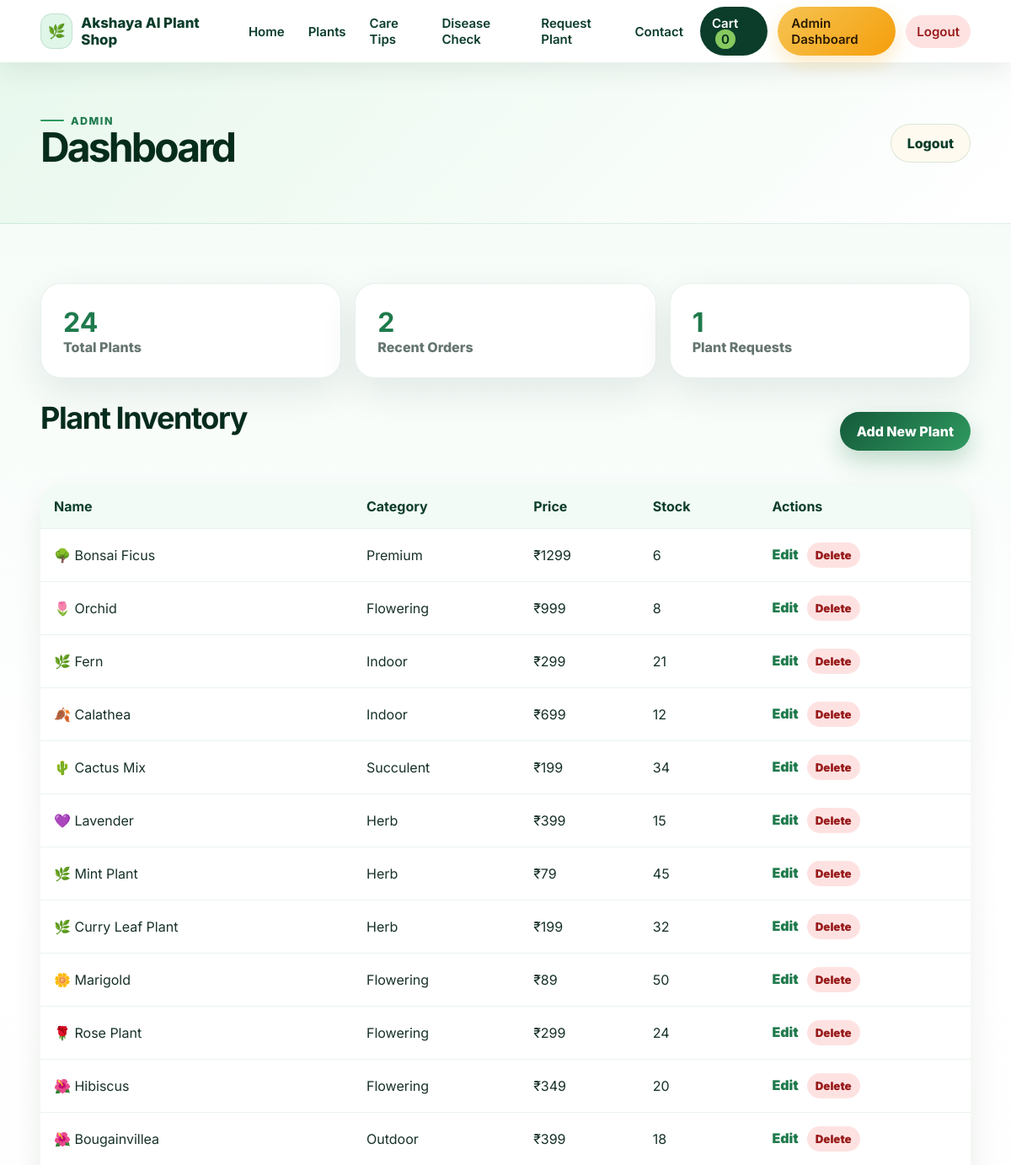
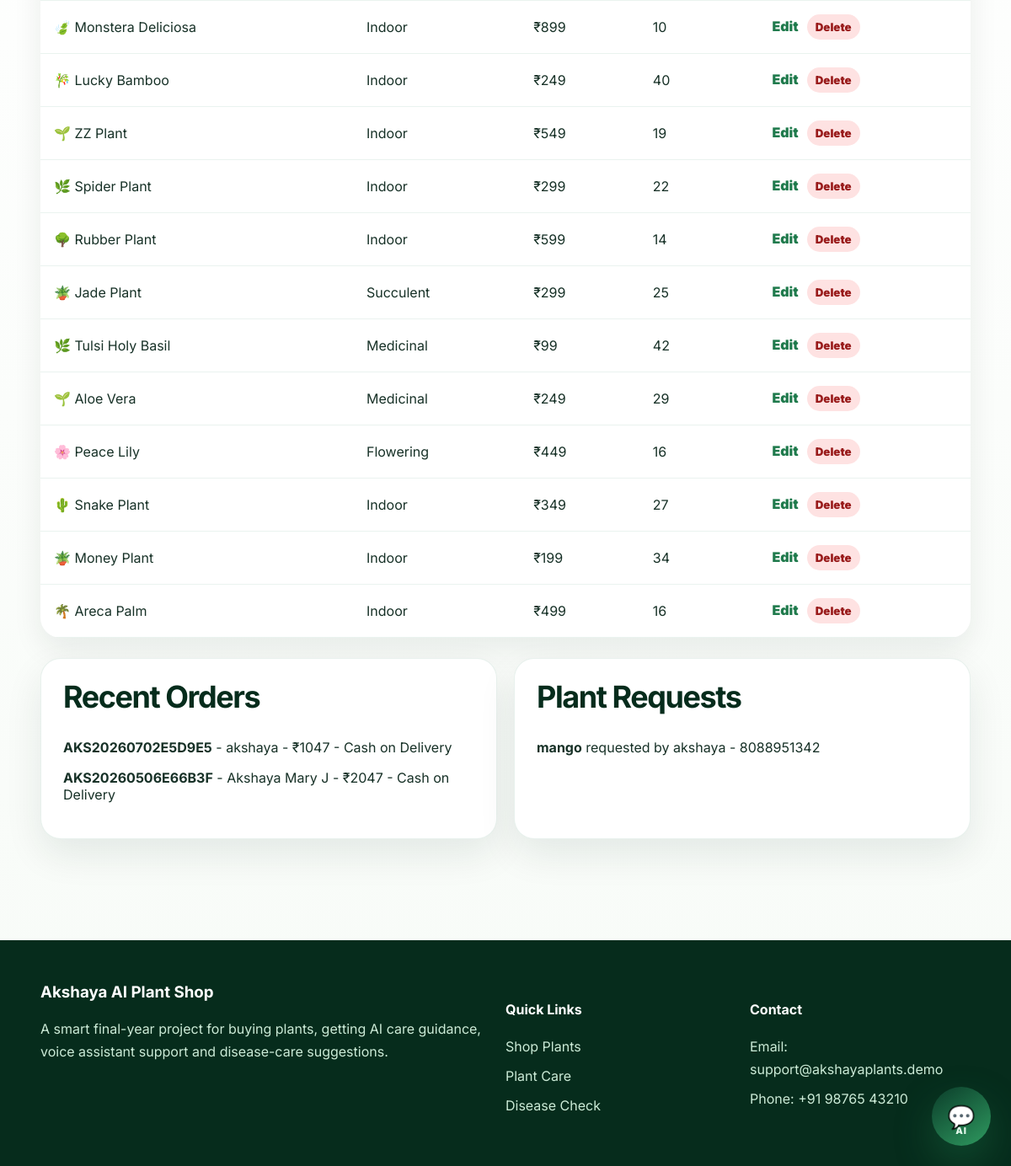
/admin (signed in), run on the app's committed database (2 pictures, top to bottom).
### app.py (models this page shows)
class Plant(db.Model):
    id = db.Column(db.Integer, primary_key=True)
    name = db.Column(db.String(120), nullable=False)
    category = db.Column(db.String(80), nullable=False)
    price = db.Column(db.Integer, nullable=False)
    stock = db.Column(db.Integer, nullable=False, default=10)
    sunlight = db.Column(db.String(160), nullable=False)
    water = db.Column(db.String(160), nullable=False)
    soil = db.Column(db.String(160), nullable=False)
    fertilizer = db.Column(db.String(160), nullable=False)
    benefits = db.Column(db.String(400), nullable=False)
    description = db.Column(db.String(700), nullable=False)
    difficulty = db.Column(db.String(40), default="Easy")
    size = db.Column(db.String(60), default="Medium")
    image_emoji = db.Column(db.String(20), default="🌿")
    created_at = db.Column(db.DateTime, default=datetime.utcnow)

class Order(db.Model):
    id = db.Column(db.Integer, primary_key=True)
    order_no = db.Column(db.String(50), unique=True, nullable=False)
    customer_name = db.Column(db.String(120), nullable=False)
    email = db.Column(db.String(120), nullable=False)
    phone = db.Column(db.String(30), nullable=False)
    address = db.Column(db.String(500), nullable=False)
    city = db.Column(db.String(80), nullable=False)
    pincode = db.Column(db.String(20), nullable=False)
    items_json = db.Column(db.Text, nullable=False)
    subtotal = db.Column(db.Integer, nullable=False)
    delivery_fee = db.Column(db.Integer, nullable=False, default=0)
    total = db.Column(db.Integer, nullable=False)
    payment_method = db.Column(db.String(50), nullable=False)
    payment_status = db.Column(db.String(50), default="Pending")
    razorpay_order_id = db.Column(db.String(120))
    razorpay_payment_id = db.Column(db.String(120))
    created_at = db.Column(db.DateTime, default=datetime.utcnow)

class PlantRequest(db.Model):
    id = db.Column(db.Integer, primary_key=True)
    name = db.Column(db.String(120), nullable=False)
    phone = db.Column(db.String(30), nullable=False)
    plant_name = db.Column(db.String(120), nullable=False)
    message = db.Column(db.String(600))
    created_at = db.Column(db.DateTime, default=datetime.utcnow)

### app.py (the view)
@app.route("/admin")
@admin_required
def admin():
    plants = Plant.query.order_by(Plant.id.desc()).all()
    orders = Order.query.order_by(Order.created_at.desc()).limit(10).all()
    requests = PlantRequest.query.order_by(PlantRequest.created_at.desc()).limit(10).all()
    return render_template("admin.html", plants=plants, orders=orders, requests=requests)

### app.py (called while the page is built)
def admin_required(view):
    @wraps(view)
    def wrapped(*args, **kwargs):
        if not session.get("admin_logged_in"):
            flash("Please login to access admin dashboard.", "warning")
            return redirect(url_for("admin_login"))
        return view(*args, **kwargs)
    return wrapped

### templates/admin.html (shortened to what this page needs)
{% extends "base.html" %}
{% block content %}
<section class="page-hero small"><div class="container row-between"><div><span class="eyebrow">Admin</span><h1>Dashboard</h1></div><a class="btn secondary" href="{{ url_for('admin_logout') }}">Logout</a></div></section>
<section class="container section">
    <div class="admin-cards">
        <div class="card-panel"><strong>{{ plants|length }}</strong><span>Total Plants</span></div>
        <div class="card-panel"><strong>{{ orders|length }}</strong><span>Recent Orders</span></div>
        <div class="card-panel"><strong>{{ requests|length }}</strong><span>Plant Requests</span></div>
    </div>
    <div class="row-between section-title"><h2>Plant Inventory</h2><a class="btn primary" href="{{ url_for('admin_plant_new') }}">Add New Plant</a></div>
    <div class="table-wrap">
        <table>
            <thead><tr><th>Name</th><th>Category</th><th>Price</th><th>Stock</th><th>Actions</th></tr></thead>
            <tbody>
                {% for p in plants %}
                <tr><td>{{ p.image_emoji }} {{ p.name }}</td><td>{{ p.category }}</td><td>₹{{ p.price }}</td><td>{{ p.stock }}</td><td><a href="{{ url_for('admin_plant_edit', id=p.id) }}">Edit</a><form method="post" action="{{ url_for('admin_plant_delete', id=p.id) }}" class="inline" onsubmit="return confirm('Delete this plant?')"><button>Delete</button></form></td></tr>
                {% endfor %}
            </tbody>
        </table>
    </div>
    <div class="dashboard-grid">
        <div class="card-panel">
            <h2>Recent Orders</h2>
            {% for o in orders %}<p><strong>{{ o.order_no }}</strong> - {{ o.customer_name }} - ₹{{ o.total }} - {{ o.payment_status }}</p>{% else %}<p>No orders yet.</p>{% endfor %}
        </div>
        <div class="card-panel">
            <h2>Plant Requests</h2>
            {% for r in requests %}<p><strong>{{ r.plant_name }}</strong> requested by {{ r.name }} - {{ r.phone }}</p>{% else %}<p>No plant requests yet.</p>{% endfor %}
        </div>
    </div>
</section>
{% endblock %}

### static/css/style.css (style rules this page uses)
:root { --green-950:#062c1c; --green-900:#0b3d2a; --green-800:#145a3a; --green-700:#1f7a4c; --green-600:#2f9a60; --green-100:#e7f7ed; --green-50:#f2fbf5; --leaf:#87c95f; --mint:#dff6e8; --cream:#fffaf0; --text:#173127; --muted:#65756f; --white:#ffffff; --danger:#b42318; --shadow:0 24px 60px rgba(6,44,28,.12); --radius:24px; }
* { box-sizing:border-box }
html { scroll-behavior:smooth }
body { margin:0; font-family:Inter,Arial,sans-serif; background:linear-gradient(180deg,var(--green-50),#fff 35%,#f7fbf7); color:var(--text); }
a { text-decoration:none;color:inherit }
button,input,textarea,select { font-family:inherit }
.container { width:min(1180px,92%);margin:0 auto }
.eyebrow { display:inline-flex;align-items:center;gap:8px;text-transform:uppercase;letter-spacing:.12em;font-weight:800;color:var(--green-700);font-size:.78rem }
.eyebrow:before { content:"";width:28px;height:2px;background:var(--green-600);border-radius:99px }
h1,h2,h3,p { margin-top:0 }
h1 { font-size:clamp(2.4rem,6vw,5.2rem);line-height:1.02;letter-spacing:-.06em;margin-bottom:20px;color:var(--green-950) }
h2 { font-size:clamp(1.7rem,3vw,2.5rem);line-height:1.1;letter-spacing:-.04em;color:var(--green-950) }
.btn { border:0;display:inline-flex;align-items:center;justify-content:center;gap:8px;padding:13px 20px;border-radius:999px;font-weight:800;cursor:pointer;transition:.2s ease;white-space:nowrap }
.btn.primary { background:linear-gradient(135deg,var(--green-800),var(--green-600));color:white;box-shadow:0 12px 30px rgba(31,122,76,.28) }
.btn.secondary { background:var(--cream);color:var(--green-900);box-shadow:inset 0 0 0 1px rgba(31,122,76,.16) }
.section { padding:70px 0 }
.section-title { margin-bottom:28px }
.row-between { display:flex;align-items:center;justify-content:space-between;gap:18px;flex-wrap:wrap }
.page-hero { background:linear-gradient(135deg,#e8f8ed,#fff);padding:80px 0;border-bottom:1px solid rgba(31,122,76,.12) }
.page-hero.small { padding:54px 0 }
.page-hero h1 { font-size:clamp(2rem,4vw,3.5rem);margin-bottom:12px }
.card-panel { background:white;border-radius:var(--radius);padding:26px;box-shadow:0 18px 45px rgba(6,44,28,.09);border:1px solid rgba(31,122,76,.1) }
.admin-cards { display:grid;grid-template-columns:repeat(auto-fit,minmax(180px,1fr));gap:16px;margin-bottom:28px }
.admin-cards .card-panel strong { display:block;font-size:2rem;color:var(--green-700) }
.admin-cards .card-panel span { color:var(--muted);font-weight:800 }
.table-wrap { overflow:auto;background:white;border-radius:24px;box-shadow:0 14px 35px rgba(6,44,28,.08) }
table { width:100%;border-collapse:collapse;min-width:760px }
th,td { text-align:left;padding:16px;border-bottom:1px solid rgba(31,122,76,.09) }
th { background:var(--green-50);color:var(--green-900) }
td a { color:var(--green-700);font-weight:900;margin-right:10px }
.inline { display:inline }
.inline button { border:0;background:#fee2e2;color:#991b1b;padding:7px 10px;border-radius:999px;font-weight:900;cursor:pointer }
.dashboard-grid { display:grid;grid-template-columns:1fr 1fr;gap:20px;margin-top:24px }

### data on the page
Plant: image_emoji "🌳", name "Bonsai Ficus", category "Premium", price "1299", stock "6"
Plant: image_emoji "🌷", name "Orchid", category "Flowering", price "999", stock "8"
Plant: image_emoji "🌿", name "Fern", category "Indoor", price "299", stock "21"
Plant: image_emoji "🍂", name "Calathea", category "Indoor", price "699", stock "12"
Plant: image_emoji "🌵", name "Cactus Mix", category "Succulent", price "199", stock "34"
Plant: image_emoji "💜", name "Lavender", category "Herb", price "399", stock "15"
Plant: image_emoji "🌿", name "Mint Plant", category "Herb", price "79", stock "45"
Plant: image_emoji "🌿", name "Curry Leaf Plant", category "Herb", price "199", stock "32"
Plant: image_emoji "🌼", name "Marigold", category "Flowering", price "89", stock "50"
Plant: image_emoji "🌹", name "Rose Plant", category "Flowering", price "299", stock "24"
Plant: image_emoji "🌺", name "Hibiscus", category "Flowering", price "349", stock "20"
Plant: image_emoji "🌺", name "Bougainvillea", category "Outdoor", price "399", stock "18"
Plant: image_emoji "🍃", name "Monstera Deliciosa", category "Indoor", price "899", stock "10"
Plant: image_emoji "🎋", name "Lucky Bamboo", category "Indoor", price "249", stock "40"
Plant: image_emoji "🌱", name "ZZ Plant", category "Indoor", price "549", stock "19"
Plant: image_emoji "🌿", name "Spider Plant", category "Indoor", price "299", stock "22"
Plant: image_emoji "🌳", name "Rubber Plant", category "Indoor", price "599", stock "14"
Plant: image_emoji "🪴", name "Jade Plant", category "Succulent", price "299", stock "25"
Plant: image_emoji "🌿", name "Tulsi Holy Basil", category "Medicinal", price "99", stock "42"
Plant: image_emoji "🌱", name "Aloe Vera", category "Medicinal", price "249", stock "29"
Plant: image_emoji "🌸", name "Peace Lily", category "Flowering", price "449", stock "16"
Plant: image_emoji "🌵", name "Snake Plant", category "Indoor", price "349", stock "27"
Plant: image_emoji "🪴", name "Money Plant", category "Indoor", price "199", stock "34"
Plant: image_emoji "🌴", name "Areca Palm", category "Indoor", price "499", stock "16"
Order: order_no "AKS20260702E5D9E5", customer_name "akshaya", total "1047", payment_status "Cash on Delivery"
Order: order_no "AKS20260506E66B3F", customer_name "Akshaya Mary J", total "2047", payment_status "Cash on Delivery"
PlantRequest: plant_name "mango", name "akshaya", phone "8088951342"

### other printed values
{{ plants|length }} "24"
{{ orders|length }} "2"
{{ requests|length }} "1"
